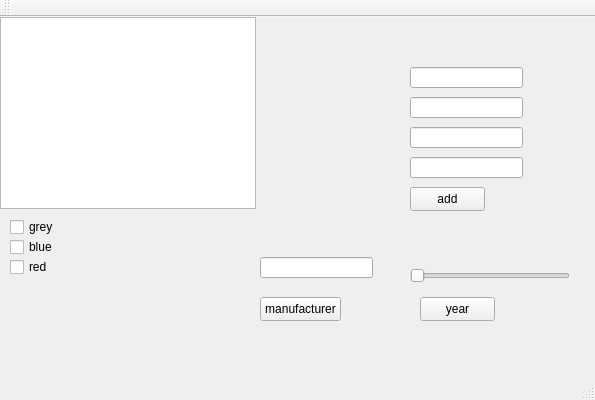
<?xml version="1.0" encoding="UTF-8"?>
<ui version="4.0">
 <class>CarManager2Class</class>
 <widget class="QMainWindow" name="CarManager2Class">
  <property name="geometry">
   <rect>
    <x>0</x>
    <y>0</y>
    <width>595</width>
    <height>400</height>
   </rect>
  </property>
  <property name="windowTitle">
   <string>CarManager2</string>
  </property>
  <widget class="QWidget" name="centralWidget">
   <widget class="QListWidget" name="carsList">
    <property name="geometry">
     <rect>
      <x>0</x>
      <y>0</y>
      <width>256</width>
      <height>192</height>
     </rect>
    </property>
   </widget>
   <widget class="QPushButton" name="addButton">
    <property name="geometry">
     <rect>
      <x>410</x>
      <y>170</y>
      <width>75</width>
      <height>24</height>
     </rect>
    </property>
    <property name="text">
     <string>add</string>
    </property>
   </widget>
   <widget class="QPushButton" name="manufacturerButton">
    <property name="geometry">
     <rect>
      <x>260</x>
      <y>280</y>
      <width>81</width>
      <height>24</height>
     </rect>
    </property>
    <property name="text">
     <string>manufacturer</string>
    </property>
   </widget>
   <widget class="QSlider" name="yearSlider">
    <property name="geometry">
     <rect>
      <x>410</x>
      <y>250</y>
      <width>160</width>
      <height>18</height>
     </rect>
    </property>
    <property name="minimum">
     <number>1900</number>
    </property>
    <property name="maximum">
     <number>2023</number>
    </property>
    <property name="orientation">
     <enum>Qt::Horizontal</enum>
    </property>
   </widget>
   <widget class="QPushButton" name="yearButton">
    <property name="geometry">
     <rect>
      <x>420</x>
      <y>280</y>
      <width>75</width>
      <height>24</height>
     </rect>
    </property>
    <property name="text">
     <string>year</string>
    </property>
   </widget>
   <widget class="QLineEdit" name="manufacturerLineEdit">
    <property name="geometry">
     <rect>
      <x>260</x>
      <y>240</y>
      <width>113</width>
      <height>21</height>
     </rect>
    </property>
   </widget>
   <widget class="QCheckBox" name="grey">
    <property name="geometry">
     <rect>
      <x>10</x>
      <y>200</y>
      <width>75</width>
      <height>20</height>
     </rect>
    </property>
    <property name="text">
     <string>grey</string>
    </property>
   </widget>
   <widget class="QCheckBox" name="blue">
    <property name="geometry">
     <rect>
      <x>10</x>
      <y>220</y>
      <width>75</width>
      <height>20</height>
     </rect>
    </property>
    <property name="text">
     <string>blue</string>
    </property>
   </widget>
   <widget class="QCheckBox" name="red">
    <property name="geometry">
     <rect>
      <x>10</x>
      <y>240</y>
      <width>75</width>
      <height>20</height>
     </rect>
    </property>
    <property name="text">
     <string>red</string>
    </property>
   </widget>
   <widget class="QLineEdit" name="colorLineEdit">
    <property name="geometry">
     <rect>
      <x>410</x>
      <y>140</y>
      <width>113</width>
      <height>21</height>
     </rect>
    </property>
   </widget>
   <widget class="QLineEdit" name="yearLineEdit">
    <property name="geometry">
     <rect>
      <x>410</x>
      <y>110</y>
      <width>113</width>
      <height>21</height>
     </rect>
    </property>
   </widget>
   <widget class="QLineEdit" name="modelLineEdit">
    <property name="geometry">
     <rect>
      <x>410</x>
      <y>80</y>
      <width>113</width>
      <height>21</height>
     </rect>
    </property>
   </widget>
   <widget class="QLineEdit" name="brandLineEdit">
    <property name="geometry">
     <rect>
      <x>410</x>
      <y>50</y>
      <width>113</width>
      <height>21</height>
     </rect>
    </property>
   </widget>
  </widget>
  <widget class="QMenuBar" name="menuBar">
   <property name="geometry">
    <rect>
     <x>0</x>
     <y>0</y>
     <width>595</width>
     <height>22</height>
    </rect>
   </property>
  </widget>
  <widget class="QToolBar" name="mainToolBar">
   <attribute name="toolBarArea">
    <enum>TopToolBarArea</enum>
   </attribute>
   <attribute name="toolBarBreak">
    <bool>false</bool>
   </attribute>
  </widget>
  <widget class="QStatusBar" name="statusBar"/>
 </widget>
 <layoutdefault spacing="6" margin="11"/>
 <resources>
  <include location="CarManager2.qrc"/>
 </resources>
 <connections/>
</ui>
